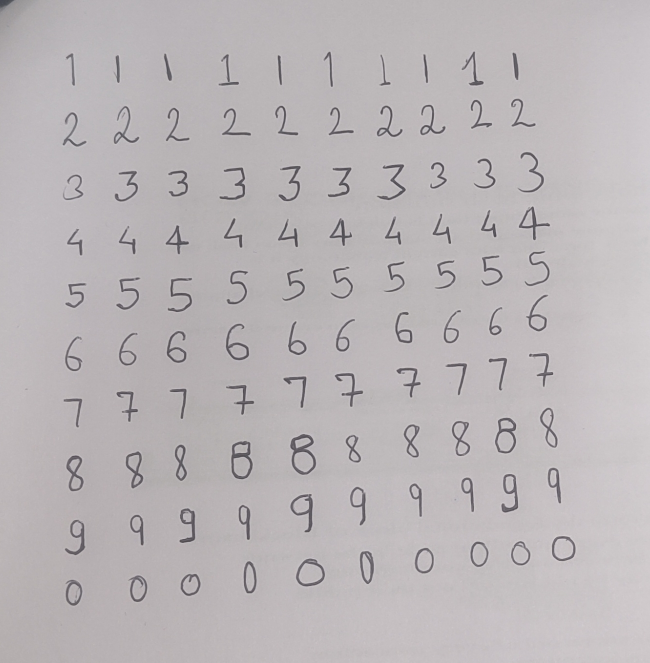
#> input picture custom_train_digits_k1.jpg, 1300 x 1325 px, found by its file name (shown at 1/2 size)
$ jupyter execute --allow-errors handwritten_digit_recognition.ipynb   (shell and % lines are left out)   (older library calls are emulated)
#> lines starting #> are read from the running program, lines starting #| are printed output that depends on the picture; after the words box and inside, x2 and y2 are one past the last pixel; in counts of white or black regions, pixels touching at a corner belong together; long printed decimals are rounded
# HOG FROM SKIMAGE

---

[cell 1]
from PIL import Image
from numpy import asarray

def imresize(arr,size):
	img=Image.fromarray(arr)
	img=img.resize(size)
	return asarray(img)

import numpy as np
from PIL import Image
import cv2
from skimage.feature import hog
from matplotlib import pyplot as plt
from sklearn.model_selection import train_test_split
from sklearn.metrics import accuracy_score
from sklearn.utils import shuffle

DIGIT_WIDTH = 10
DIGIT_HEIGHT = 20
IMG_HEIGHT = 28
IMG_WIDTH = 28
CLASS_N = 10


def get_digits(contours, hierarchy):
    hierarchy = hierarchy[0]
    bounding_rectangles = [cv2.boundingRect(ctr) for ctr in contours]
    final_bounding_rectangles = []
    # find the most common heirarchy level - that is where our digits's bounding boxes are
    u, indices = np.unique(hierarchy[:, -1], return_inverse=True)
    most_common_heirarchy = u[np.argmax(np.bincount(indices))]

    for r, hr in zip(bounding_rectangles, hierarchy):
        x, y, w, h = r

        if ((w * h) > 250) and (10 <= w <= 200) and (10 <= h <= 200) and hr[3] == most_common_heirarchy:
            final_bounding_rectangles.append(r)

    return final_bounding_rectangles


def proc_user_img(img_file, model):
    print('loading "%s for digit recognition" ...' % img_file)
    im = cv2.imread(img_file)
    blank_image = np.zeros((im.shape[0], im.shape[1], 3), np.uint8)
    blank_image.fill(255)

    imgray = cv2.cvtColor(im, cv2.COLOR_BGR2GRAY)
    plt.imshow(imgray)
    kernel = np.ones((5, 5), np.uint8)

    ret, thresh = cv2.threshold(imgray, 127, 255, 0)
    thresh = cv2.erode(thresh, kernel, iterations=1)
    thresh = cv2.dilate(thresh, kernel, iterations=1)
    thresh = cv2.erode(thresh, kernel, iterations=1)

    contours, hierarchy = cv2.findContours(thresh, cv2.RETR_TREE, cv2.CHAIN_APPROX_SIMPLE)

    digits_rectangles = get_digits(contours, hierarchy)  # rectangles of bounding the digits in user image

    for rect in digits_rectangles:
        x, y, w, h = rect
        cv2.rectangle(im, (x, y), (x + w, y + h), (0, 255, 0), 2)
        im_digit = imgray[y:y + h, x:x + w]
        im_digit = (255 - im_digit)
        im_digit = imresize(im_digit, (IMG_WIDTH, IMG_HEIGHT))

        hog_img_data = pixels_to_hog_20([im_digit])
        pred = model.predict(hog_img_data)
        cv2.putText(im, str(int(pred[0])), (x, y), cv2.FONT_HERSHEY_SIMPLEX, 2, (255, 0, 0), 3)
        cv2.putText(blank_image, str(int(pred[0])), (x, y), cv2.FONT_HERSHEY_SIMPLEX, 3, (255, 0, 0), 5)

    plt.imshow(im)
    cv2.imwrite("original_overlay.png", im)
    cv2.imwrite("final_digits.png", blank_image)
    # cv2.destroyAllWindows()


def get_contour_precedence(contour, cols):
    return contour[1] * cols + contour[0]  # row-wise ordering

def load_digits_custom(img_file):
#> called with img_file = '/content/custom_train_digits_k1.jpg'
    train_data = []
    train_target = []
    start_class = 1
    im = cv2.imread(img_file)
#> im is the input picture: shape (1325, 1300, 3); mean B, G, R 183.5, 181.5, 186.4
    imgray = cv2.cvtColor(im, cv2.COLOR_BGR2GRAY)
    plt.imshow(imgray)
    kernel = np.ones((5, 5), np.uint8)

    ret, thresh = cv2.threshold(imgray, 127, 255, 0)
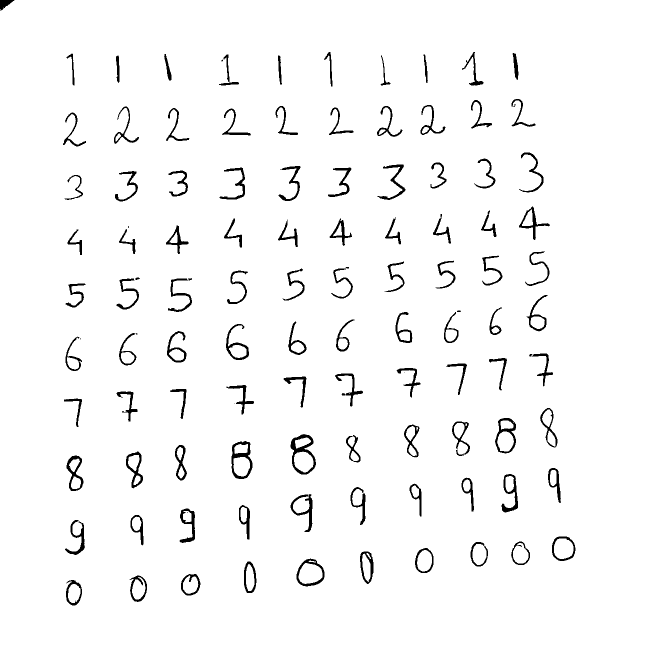
#> thresh: shape (1325, 1300) (shown at 1/2 size); 96.8% white; 114 black regions (9 under 20 px), largest, box (x1, y1, x2, y2) and area: (581, 868, 632, 949) 1323, (463, 882, 505, 958) 1130, (990, 836, 1032, 907) 909
    thresh = cv2.erode(thresh, kernel, iterations=1)
#> thresh: shape (1325, 1300); 93% white; 101 black regions, largest, box (x1, y1, x2, y2) and area: (579, 866, 634, 951) 2454, (461, 880, 507, 960) 2103, (988, 834, 1034, 909) 1858
    thresh = cv2.dilate(thresh, kernel, iterations=1)
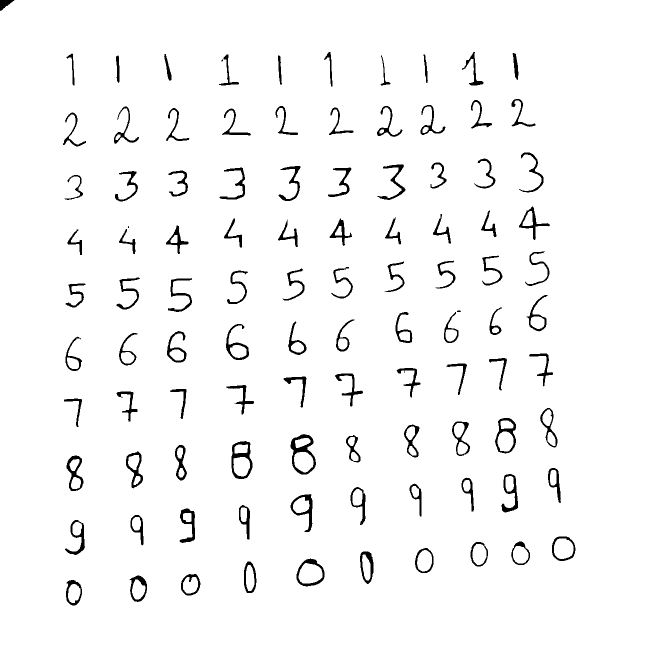
#> thresh: shape (1325, 1300) (shown at 1/2 size); 96.7% white; 104 black regions (2 under 20 px)
    thresh = cv2.erode(thresh, kernel, iterations=1)

    contours, hierarchy = cv2.findContours(thresh, cv2.RETR_TREE, cv2.CHAIN_APPROX_SIMPLE)
#> contours = 159 contours, 4 with area under 20; largest, box (x1, y1, x2, y2) and area: (0, 0, 1300, 1325) 1719445, (578, 865, 635, 952) 3742, (460, 879, 508, 961) 3262, (987, 833, 1035, 910) 2928, (590, 1114, 652, 1176) 2913
    digits_rectangles = get_digits(contours, hierarchy)  # rectangles of bounding the digits in user image
#> in get_digits, `bounding_rectangles = [cv2.boundingRect(ctr) for ctr in contours]`: bounding_rectangles = 159 items, first 6: (0, 0, 1300, 1325), (129, 1157, 38, 57), (138, 1170, 21, 34), (256, 1148, 41, 59), (266, 1161, 23, 36), (359, 1145, 45, 49)
#> in get_digits, `u, indices = np.unique(hierarchy[:, -1], return_inverse=True)`: u = 48 values from -1 to 145; indices = 159 values, max 47 at index 146, min 0 at index 0, mean 9.81
#> in get_digits, `most_common_heirarchy = u[np.argmax(np.bincount(indices))]`: most_common_heirarchy = 0
#> the loop in get_digits, `for r, hr in zip(bounding_rectangles, hierarchy):` made 159 passes
#> (hr, x, y, w, h) on passes 1 to 3: ([-1, -1, 1, -1], 0, 0, 1300, 1325), ([3, -1, 2, 0], 129, 1157, 38, 57), ([-1, -1, -1, 1], 138, 1170, 21, 34)
#> after the loop in get_digits, `for r, hr in zip(bounding_rectangles, hierarchy):`: final_bounding_rectangles = 100 items, first 6: (129, 1157, 38, 57), (256, 1148, 41, 59), (359, 1145, 45, 49), (485, 1120, 31, 69), (590, 1114, 62, 62), (717, 1100, 33, 71)
#> digits_rectangles has the same summary as final_bounding_rectangles in get_digits

    # sort rectangles accoring to x,y pos so that we can label them
    digits_rectangles.sort(key=lambda x: get_contour_precedence(x, im.shape[1]))
    print(digits_rectangles)
#> (printed output is left out)
    for index, rect in enumerate(digits_rectangles):
        x, y, w, h = rect
        cv2.rectangle(im, (x, y), (x + w, y + h), (0, 255, 0), 2)
        im_digit = imgray[y:y + h, x:x + w]
        im_digit = (255 - im_digit)

        im_digit = imresize(im_digit, (IMG_WIDTH, IMG_HEIGHT))
        train_data.append(im_digit)
        train_target.append(start_class % 10)

        if index > 0 and (index + 1) % 10 ==0:
            start_class += 1
#> this loop made 100 passes
#> (x, y, w, h) on passes 1 to 8: (645, 101, 23, 75), (921, 101, 49, 73), (1022, 103, 18, 60), (130, 104, 22, 70), (325, 105, 21, 59), (435, 106, 46, 68), (844, 106, 15, 63), (758, 107, 26, 67)
#> pass 1, in imresize, `img=img.resize(size)`:
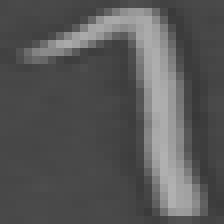
#> img: PIL image 28x28 L (shown 8 times larger); min 56, max 177, mean 87.4
#> after the loop:
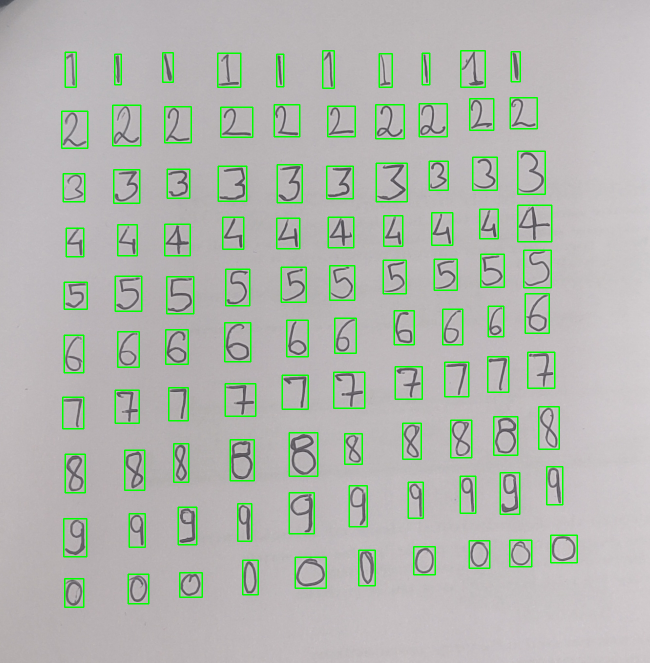
#> im: shape (1325, 1300, 3) (shown at 1/2 size); 3.88% of pixels changed, all inside (x1, y1, x2, y2) = (122, 100, 1156, 1216)
#> after the loop:
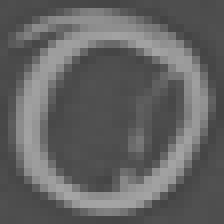
#> im_digit: shape (28, 28) (shown 8 times larger); min 68, max 165, mean 98.8
#> after the loop, start_class = 11; train_data = 100 items; train_target = 100 values, max 9 at index 80, min 0 at index 90, mean 4.5
    cv2.imwrite("training_box_overlay.png", im)

    return np.array(train_data), np.array(train_target)

# This method splits the input training image into small cells (of a single digit) and uses these cells as training data.
# The default training image (MNIST) is a 1000x1000 size image and each digit is of size 10x20, so we divide 1000/10 horizontally and 1000/20 vertically.
# [19 lines left out: functions split2d, load_digits, not called in this run]

def pixels_to_hog_20(img_array):
    hog_featuresData = []
    for img in img_array:
        fd = hog(img,
                 orientations=10,
                 pixels_per_cell=(5, 5),
                 cells_per_block=(1, 1))
        hog_featuresData.append(fd)
    hog_features = np.array(hog_featuresData, 'float64')
    return np.float32(hog_features)


TRAIN_MNIST_IMG = '/content/digits.png'
TRAIN_USER_IMG = '/content/custom_train_digits_k1.jpg'
TEST_USER_IMG = '/content/handwritten_testing_keshavjpg.jpg'

# digits, labels = load_digits(TRAIN_MNIST_IMG) #original MNIST data (not good detection)
digits, labels = load_digits_custom(
    TRAIN_USER_IMG)  # my handwritten dataset (better than MNIST on my handwritten digits)
#> labels has the same summary as train_target in load_digits_custom

print('train data shape', digits.shape)
#| train data shape (100, 28, 28)
print('test data shape', labels.shape)
#| test data shape (100,)

digits, labels = shuffle(digits, labels, random_state=256)
#> labels = 100 values, max 9 at index 0, min 0 at index 32, mean 4.5
train_digits_data = pixels_to_hog_20(digits)
#> the loop in pixels_to_hog_20, `for img in img_array:` made 100 passes
#> after the loop in pixels_to_hog_20, `for img in img_array:`: hog_featuresData = 100 items
#> in pixels_to_hog_20, `hog_features = np.array(hog_featuresData, 'float64')`:
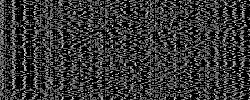
#> hog_features: shape (100, 250) float64; min 0, max 1, mean 0.217
X_train, X_test, y_train, y_test = train_test_split(train_digits_data, labels, test_size=0.33, random_state=42)
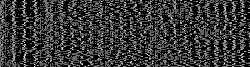
#> X_train: shape (67, 250) float32; min 0, max 1, mean 0.218
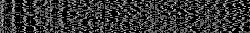
#> X_test: shape (33, 250) float32; min 0, max 0.997, mean 0.217
#> y_train = 67 values, max 9 at index 2, min 0 at index 3, mean 4.34; y_test = 33 values, max 9 at index 2, min 0 at index 13, mean 4.82

# define a custom model in a similar class wrapper with train and predict methods
class KNN_MODEL():
    def __init__(self, k=3):
        self.k = k
        self.model = cv2.ml.KNearest_create()

    def train(self, samples, responses):
        self.model.train(samples, cv2.ml.ROW_SAMPLE, responses)

    def predict(self, samples):
        retval, results, neigh_resp, dists = self.model.findNearest(samples, self.k)
        return results.ravel()


class SVM_MODEL():
    # [7 lines left out: function __init__, not called in this run]

    def train(self, samples, responses):
        self.model.train(samples, cv2.ml.ROW_SAMPLE, responses)

    def predict(self, samples):
        results = self.model.predict(samples.reshape(-1, self.features))
        return results[1].ravel()

# training and testing

model = KNN_MODEL(k=3)
model.train(X_train, y_train)
preds = model.predict(X_test)
#> in predict, `retval, results, neigh_resp, dists = self.model.findNearest(samples, s..`: retval = 8; results has the same summary as y_test outside predict; neigh_resp = 33 rows, first 8: [8, 8, 8], [8, 8, 5], [9, 9, 9], [6, 6, 6], [5, 5, 5], [5, 5, 5], [2, 2, 2], [1, 9, 7]; dists = 33 rows, first 8: [8.11, 12.12, 15.44], [10.74, 12.15, 14.66], [10.1, 11.42, 14.04], [7.55, 9.66, 11.71], [9.04, 10.06, 11.47], [8.08, 12.89, 13.26], [8.03, 9.1, 10.22], [9.65, 14.44, 18.23]
#> preds has the same summary as y_test
print('Accuracy: ', accuracy_score(y_test, preds))
#| Accuracy:  1.0

model = KNN_MODEL(k=4)
model.train(train_digits_data, labels)
#> (the rest of this cell did not finish here and is left out)

# USING LBP INSTEAD OF HOG

---

[cell 2]
from PIL import Image
import numpy as np
import cv2
from skimage.feature import local_binary_pattern
from matplotlib import pyplot as plt
from sklearn.model_selection import train_test_split
from sklearn.metrics import accuracy_score
from sklearn.utils import shuffle

DIGIT_WIDTH = 10
DIGIT_HEIGHT = 20
IMG_HEIGHT = 28
IMG_WIDTH = 28
CLASS_N = 10  # 0-9


def imresize(arr, size):
    img = Image.fromarray(arr)
    img = img.resize(size)
    return np.array(img)


# [19 lines left out: functions split2d, load_digits, not called in this run]


def pixels_to_lbp(img_array):
    lbp_featuresData = []
    for img in img_array:
        lbp_img = local_binary_pattern(img, 8, 1, method='uniform')
        hist, _ = np.histogram(lbp_img.ravel(), bins=np.arange(0, 10), range=(0, 9))
        lbp_featuresData.append(hist)
    lbp_features = np.array(lbp_featuresData, 'float64')
    return np.float32(lbp_features)


class KNN_MODEL():
    def __init__(self, k=3):
        self.k = k
        self.model = cv2.ml.KNearest_create()

    def train(self, samples, responses):
        self.model.train(samples, cv2.ml.ROW_SAMPLE, responses)

    def predict(self, samples):
        retval, results, neigh_resp, dists = self.model.findNearest(samples, self.k)
        return results.ravel()


class SVM_MODEL():
    def __init__(self, num_feats, C=1, gamma=0.1):
        self.model = cv2.ml.SVM_create()
        self.model.setType(cv2.ml.SVM_C_SVC)
        self.model.setKernel(cv2.ml.SVM_RBF)  # SVM_LINEAR, SVM_RBF
        self.model.setC(C)
        self.model.setGamma(gamma)
        self.features = num_feats

    def train(self, samples, responses):
        self.model.train(samples, cv2.ml.ROW_SAMPLE, responses)

    def predict(self, samples):
        results = self.model.predict(samples.reshape(-1, self.features))
        return results[1].ravel()


def get_digits(contours, hierarchy):
    hierarchy = hierarchy[0]
    bounding_rectangles = [cv2.boundingRect(ctr) for ctr in contours]
    final_bounding_rectangles = []
    u, indices = np.unique(hierarchy[:, -1], return_inverse=True)
    most_common_heirarchy = u[np.argmax(np.bincount(indices))]

    for r, hr in zip(bounding_rectangles, hierarchy):
        x, y, w, h = r
        if ((w * h) > 250) and (10 <= w <= 200) and (10 <= h <= 200) and hr[3] == most_common_heirarchy:
            final_bounding_rectangles.append(r)

    return final_bounding_rectangles


def proc_user_img(img_file, model):
    print('loading "%s for digit recognition" ...' % img_file)
    im = cv2.imread(img_file)
    blank_image = np.zeros((im.shape[0], im.shape[1], 3), np.uint8)
    blank_image.fill(255)

    imgray = cv2.cvtColor(im, cv2.COLOR_BGR2GRAY)
    kernel = np.ones((5, 5), np.uint8)

    ret, thresh = cv2.threshold(imgray, 127, 255, 0)
    thresh = cv2.erode(thresh, kernel, iterations=1)
    thresh = cv2.dilate(thresh, kernel, iterations=1)
    thresh = cv2.erode(thresh, kernel, iterations=1)

    contours, hierarchy = cv2.findContours(thresh, cv2.RETR_TREE, cv2.CHAIN_APPROX_SIMPLE)

    digits_rectangles = get_digits(contours, hierarchy)

    for rect in digits_rectangles:
        x, y, w, h = rect
        cv2.rectangle(im, (x, y), (x + w, y + h), (0, 255, 0), 2)
        im_digit = imgray[y:y + h, x:x + w]
        im_digit = (255 - im_digit)
        im_digit = imresize(im_digit, (IMG_WIDTH, IMG_HEIGHT))

        lbp_img_data = pixels_to_lbp([im_digit])
        pred = model.predict(lbp_img_data)
        cv2.putText(im, str(int(pred[0])), (x, y), cv2.FONT_HERSHEY_SIMPLEX, 2, (255, 0, 0), 3)
        cv2.putText(blank_image, str(int(pred[0])), (x, y), cv2.FONT_HERSHEY_SIMPLEX, 3, (255, 0, 0), 5)

    plt.imshow(im)
    cv2.imwrite("original_overlay.png", im)
    cv2.imwrite("final_digits.png", blank_image)


def get_contour_precedence(contour, cols):
    return contour[1] * cols + contour[0]


def load_digits_custom(img_file):
    train_data = []
    train_target = []
    start_class = 1
    im = cv2.imread(img_file)
    imgray = cv2.cvtColor(im, cv2.COLOR_BGR2GRAY)
    kernel = np.ones((5, 5), np.uint8)

    ret, thresh = cv2.threshold(imgray, 127, 255, 0)
    thresh = cv2.erode(thresh, kernel, iterations=1)
    thresh = cv2.dilate(thresh, kernel, iterations=1)
    thresh = cv2.erode(thresh, kernel, iterations=1)

    contours, hierarchy = cv2.findContours(thresh, cv2.RETR_TREE, cv2.CHAIN_APPROX_SIMPLE)
    digits_rectangles = get_digits(contours, hierarchy)

    digits_rectangles.sort(key=lambda x: get_contour_precedence(x, im.shape[1]))

    for index, rect in enumerate(digits_rectangles):
        x, y, w, h = rect
        cv2.rectangle(im, (x, y), (x + w, y + h), (0, 255, 0), 2)
        im_digit = imgray[y:y + h, x:x + w]
        im_digit = (255 - im_digit)

        im_digit = imresize(im_digit, (IMG_WIDTH, IMG_HEIGHT))
        train_data.append(im_digit)
        train_target.append(start_class % 10)

        if index > 0 and (index + 1) % 10 == 0:
            start_class += 1
    cv2.imwrite("training_box_overlay.png", im)

    return np.array(train_data), np.array(train_target)


TRAIN_USER_IMG = '/content/custom_train_digits_k1.jpg'
TEST_USER_IMG = '/content/handwritten_testing_keshavjpg.jpg'

digits, labels = load_digits_custom(TRAIN_USER_IMG)
#> in get_digits, `u, indices = np.unique(hierarchy[:, -1], return_inverse=True)`: u = 48 values from -1 to 145
#> in get_digits, `most_common_heirarchy = u[np.argmax(np.bincount(indices))]`: most_common_heirarchy = 0
#> the loop in get_digits, `for r, hr in zip(bounding_rectangles, hierarchy):` made 159 passes
#> (r, hr) on passes 4 to 6: ((256, 1148, 41, 59), [5, 1, 4, 0]), ((266, 1161, 23, 36), [-1, -1, -1, 3]), ((359, 1145, 45, 49), [7, 3, 6, 0])
#> the loop in load_digits_custom, `for index, rect in enumerate(digits_rectangles):` made 100 passes
#> pass 3, in imresize (call 3), `img = img.resize(size)`:
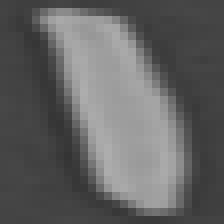
#> img: PIL image 28x28 L (shown 8 times larger); min 52, max 173, mean 98.5

print('train data shape', digits.shape)
#| train data shape (100, 28, 28)
print('test data shape', labels.shape)
#| test data shape (100,)

digits, labels = shuffle(digits, labels, random_state=256)
train_digits_data = pixels_to_lbp(digits)
#> the loop in pixels_to_lbp, `for img in img_array:` made 100 passes
#> pass 1, in pixels_to_lbp, `lbp_img = local_binary_pattern(img, 8, 1, method='uniform')`:
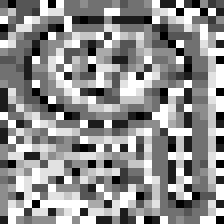
#> lbp_img: shape (28, 28) float64 (shown 8 times larger); min 0, max 9, mean 5.04; drawn with min black and max white
X_train, X_test, y_train, y_test = train_test_split(train_digits_data, labels, test_size=0.33, random_state=42)

model = KNN_MODEL(k=3)
model.train(X_train, y_train)
preds = model.predict(X_test)
print('KNN Accuracy: ', accuracy_score(y_test, preds))
#| KNN Accuracy:  0.3333
#> (the rest of the program and of its run is left out)
